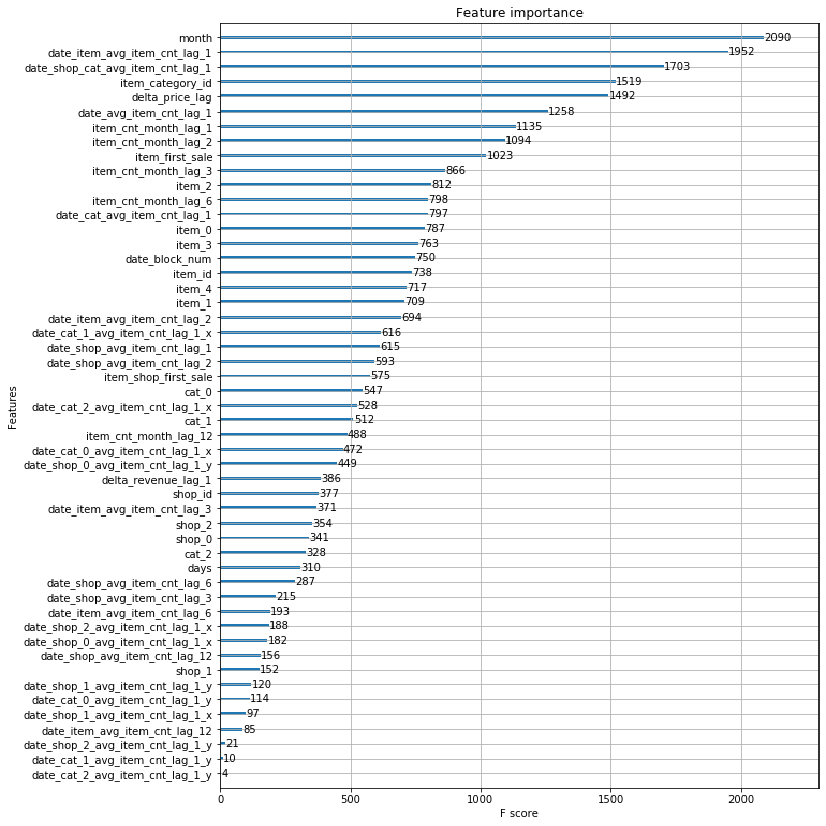

This figure's Python source:
# -*- coding: utf-8 -*-
"""
Created on Wed Jun 10 21:21:24 2020

@author: komarov
"""

# %cd "~/kaggle/competitive-data-science-predict-future-sales/src"
# !ls -lah 

import pandas as pd
import numpy as np
import matplotlib.pyplot as plt
from tqdm import tqdm
from itertools import product, chain
from sklearn.preprocessing import LabelEncoder
from sklearn import feature_extraction
from tensorflow import keras
from tensorflow.keras import layers
from sklearn.decomposition import IncrementalPCA
from sklearn.neighbors import KNeighborsClassifier
import tensorflow as tf
from xgboost import XGBRegressor
from xgboost import plot_importance
import seaborn as sns
import gc
import time

cats = pd.read_csv('../data/item_categories.csv')
items = pd.read_csv('../data/items.csv')
train = pd.read_csv('../data/sales_train1.csv')
train.date = train.date.astype('str')
# train.to_csv('../data/sales_train1.csv', index=False)
sample_sub = pd.read_csv('../data/sample_submission.csv')
shops = pd.read_csv('../data/shops.csv')
test = pd.read_csv('../data/test.csv')

def text_feature_to_vec(text_features, D=4, epochs=100):
    """
    naive feature generation from textual categorical features:
    (a very naive non-linear PCA)
    
    feature = bag of words {w_i}
    1. transform all categories into bag of words sparse representation
    2. train simple autoencoder with bottleneck size D
    3. return the middle layer encoded features: D-dimensional

    # for checking similar features are neighbours:
    from sklearn.neighbors import KNeighborsClassifier
    neigh = KNeighborsClassifier(n_neighbors=3)
    neigh.fit(acx, text_features)
    # print(neigh.predict(xpca[[0], :]))
    
    i = 58
    print(text_features[i])
    nei_shops = text_features[neigh.kneighbors(acx[[i], :])[1]]
    nei_dists = neigh.kneighbors(acx[[i], :])[0]
    print(nei_shops)
    print(nei_dists)
    
    text_features = items.item_name.values
    D = 5
    
    """
    _ = feature_extraction.text.CountVectorizer()
    s = _.fit_transform(text_features)
    x = s.toarray().astype(bool)
    n_samples, N = s.shape
    print('=' * 30)
    print(s.count_nonzero())
    print("input dim = %s %s" % s.shape)
    print('=' * 30)
    
    class DenseTranspose(keras.layers.Layer):
        def __init__(self, dense, activation, **kwargs):
            self.dense = dense
            self.activation = keras.activations.get(activation)
            super().__init__(**kwargs)
        
        def build(self, batch_input_shape):
            # self.biases = self.add_weight(name='bias',
            #                               shape=[self.dense.input_shape[-1]],
            #                               initializer='zeros')
            super().build(batch_input_shape)
            
        def call(self, inputs):
            x = tf.matmul(inputs, self.dense.weights[0], transpose_b=True)# + self.biases
            return self.activation(x)
    
    inputs = keras.Input(shape=(N, ))
    encode = layers.Dense(D, activation='relu')
    # activity_regularizer=keras.regularizers.l2(1e-14)
    i0 = inputs
    i1 = encode(i0)
    outputs = DenseTranspose(encode, activation='relu')(i1)
    model = keras.Model(inputs=inputs, outputs=outputs)
    model.compile(optimizer=keras.optimizers.Adam(learning_rate=0.01), loss='mse')
    # This builds the model for the first time:
    model.fit(x, x, batch_size=min(100, n_samples), epochs=epochs)
    model.summary()
    print('=' * 30)
    print(s.count_nonzero())
    print("input dim = %s %s" % s.shape)
    print('=' * 30)
    
    extractor = keras.Model(inputs=model.inputs, outputs=model.layers[1].output)
    
    return extractor(x).numpy().round(2)

def show_neighbors(item_names, item_features, i=None):
    # item_names = np.array of n_samples names
    # item_features = np.array of n_samples x D encoded features
    # i = item to show neighbors for
    
    if i is None:
        i = np.random.choice(range(len(item_names)))
    
    neigh = KNeighborsClassifier(n_neighbors=20)
    neigh.fit(item_features, item_names)
    # i = 10822
    nei_items = item_names[neigh.kneighbors(item_features[[i], :])[1]]
    nei_dists = neigh.kneighbors(item_features[[i], :])[0]
    print(item_names[i])
    print(nei_items)
    print(nei_dists)

def norm_text(x):
    # removes non-alpha numeric
    # lower case
    # strip
    # replace many spaces with 1
    import re
    x = re.sub('[^A-Za-z0-9А-Яа-я]+', ' ', x.lower())
    x = re.sub('\s+', ' ', x)
    return x.strip()

items.item_name = [norm_text(x) for x in items.item_name.values]
shops.shop_name = [norm_text(x) for x in shops.shop_name.values]
cats.item_category_name = [norm_text(x) for x in cats.item_category_name.values]

# D = 4 seems mapping different items to same vector too often
# D = 5 starts to distinguish
item_features = text_feature_to_vec(items.item_name.values, D=5, epochs=3)
show_neighbors(items.item_name.values, item_features)

shop_features = text_feature_to_vec(shops.shop_name.values, D=3, epochs=1000)
show_neighbors(shops.shop_name.values, shop_features)

cat_features = text_feature_to_vec(cats.item_category_name.values, D=3, epochs=1000)
show_neighbors(cats.item_category_name.values, cat_features)

# borrowed from here and modified https://www.kaggle.com/dlarionov/feature-engineering-xgboost
def plot_features(booster, figsize):    
    fig, ax = plt.subplots(1,1,figsize=figsize)
    return plot_importance(booster=booster, ax=ax)

import time
import sys
import gc
import pickle
sys.version_info

plt.figure(figsize=(10, 4))
plt.xlim(-100, 3000)
sns.boxplot(x=train.item_cnt_day)

plt.figure(figsize=(10, 4))
plt.xlim(train.item_price.min(), train.item_price.max()*1.1)
sns.boxplot(x=train.item_price)

train = train[train.item_price < 100000]
train = train[train.item_cnt_day < 1001]

# fill missing price with median
train.loc[train.item_price < 0, 'item_price'] = train[(train.shop_id==32) & (train.item_id==2973) & (train.date_block_num==4) & (train.item_price > 0)].item_price.median()

# monthly sales
test_items = set(test.item_id)
train_items = set(train.item_id)
print(len(test_items - train_items), len(test_items), len(test))

#extending the train data every month with cartesian product of shops x items
ts = time.time()
matrix = []
cols = ['date_block_num','shop_id','item_id']
for i in tqdm(train.date_block_num.unique()):
    sales = train[train.date_block_num == i]
    _ = np.fromiter(chain(*product([i], sales.shop_id.unique(), sales.item_id.unique())), 'int16')
    _.shape = len(_) // 3, 3
    matrix.append(_)

matrix = pd.DataFrame(np.vstack(matrix), columns=cols)
matrix['date_block_num'] = matrix['date_block_num'].astype(np.int8)
matrix['shop_id'] = matrix['shop_id'].astype(np.int8)
matrix['item_id'] = matrix['item_id'].astype(np.int16)
matrix.sort_values(cols, inplace=True)
time.time() - ts

train['revenue'] = train['item_price'] *  train['item_cnt_day']

# calculating target for training: monthly sales per (shop_id, item_id)
ts = time.time()
group = train.groupby(['date_block_num','shop_id','item_id']).agg({'item_cnt_day': ['sum']})
group.columns = ['item_cnt_month']
group.reset_index(inplace=True)

matrix = pd.merge(matrix, group, on=cols, how='left')
matrix['item_cnt_month'] = (matrix['item_cnt_month']
                                .fillna(0)
                                .clip(0,20) # NB clip target here
                                .astype(np.float16))
time.time() - ts

test['date_block_num'] = 34
test['date_block_num'] = test['date_block_num'].astype(np.int8)
test['shop_id'] = test['shop_id'].astype(np.int8)
test['item_id'] = test['item_id'].astype(np.int16)

ts = time.time()
matrix = pd.concat([matrix, test], ignore_index=True, sort=False, keys=cols)
matrix.fillna(0, inplace=True) # 34 month
time.time() - ts

# my special feature should shine or fail here!
ts = time.time()
shops = pd.merge(
      pd.DataFrame(shop_features, index=pd.Index(shops.shop_name.values, name='shop_name'), columns=["shop_%s" % i for i in range(shop_features.shape[1])]).reset_index(),
      shops,
      on='shop_name').drop_duplicates()
items = pd.merge(
      pd.DataFrame(item_features, index=pd.Index(items.item_name.values, name='item_name'), columns=["item_%s" % i for i in range(item_features.shape[1])]).reset_index(),
      items,
      on='item_name').drop_duplicates()
cats = pd.merge(
      pd.DataFrame(cat_features, index=pd.Index(cats.item_category_name.values, name='item_category_name'), columns=["cat_%s" % i for i in range(cat_features.shape[1])]).reset_index(),
      cats,
      on='item_category_name').drop_duplicates()
matrix = pd.merge(matrix, shops, on=['shop_id'], how='left')
matrix = pd.merge(matrix, items, on=['item_id'], how='left')
matrix = pd.merge(matrix, cats, on=['item_category_id'], how='left')
# matrix['city_code'] = matrix['city_code'].astype(np.int8)
matrix['item_category_id'] = matrix['item_category_id'].astype(np.int8)
# matrix['type_code'] = matrix['type_code'].astype(np.int8)
# matrix['subtype_code'] = matrix['subtype_code'].astype(np.int8)
time.time() - ts

def lag_feature(df, lags, col):
    tmp = df[['date_block_num', 'shop_id', 'item_id', col]]
    for i in tqdm(lags):
        shifted = tmp.copy()
        shifted.columns = ['date_block_num', 'shop_id', 'item_id', col + '_lag_' + str(i)]
        shifted['date_block_num'] += i
        df = pd.merge(df, shifted, on=['date_block_num', 'shop_id', 'item_id'], how='left')
    return df

ts = time.time()
matrix = lag_feature(matrix, [1, 2, 3, 6, 12], 'item_cnt_month')
time.time() - ts

for agg_cols, agg_names, lags in tqdm(
        [([], [], [1]),
         (['item_id'], ['item'], [1, 2, 3, 6, 12]),
         (['shop_id'], ['shop'], [1, 2, 3, 6, 12]),
         (['item_category_id'], ['cat'], [1]),
         (['shop_id', 'item_category_id'], ['shop', 'cat'], [1]),
         (['shop_0'], ['shop_0'], [1]),
         (['shop_1'], ['shop_1'], [1]),
         (['shop_2'], ['shop_2'], [1]),
         (['cat_0'], ['cat_0'], [1]),
         (['cat_1'], ['cat_1'], [1]),
         (['cat_2'], ['cat_2'], [1]),
         (['shop_id'], ['cat_0'], [1]),
         (['shop_id'], ['cat_1'], [1]),
         (['shop_id'], ['cat_2'], [1]),
         (['item_id'], ['shop_0'], [1]),
         (['item_id'], ['shop_1'], [1]),
         (['item_id'], ['shop_2'], [1]),]):
    ts = time.time()
    mean_enc_name = '_'.join(['date'] + agg_names + ['avg', 'item_cnt'])
    group = matrix.groupby(['date_block_num'] + agg_cols).agg({'item_cnt_month': ['mean']})
    group.columns = [mean_enc_name]
    group.reset_index(inplace=True)

    matrix = pd.merge(matrix, group, on=['date_block_num'] + agg_cols, how='left')
    matrix[mean_enc_name] = matrix[mean_enc_name].astype(np.float16)
    matrix = lag_feature(matrix, lags, mean_enc_name)
    matrix.drop([mean_enc_name], axis=1, inplace=True)
    print(time.time() - ts)


ts = time.time()
group = train.groupby(['item_id']).agg({'item_price': ['mean']})
group.columns = ['item_avg_item_price']
group.reset_index(inplace=True)

matrix = pd.merge(matrix, group, on=['item_id'], how='left')
matrix['item_avg_item_price'] = matrix['item_avg_item_price'].astype(np.float16)

group = train.groupby(['date_block_num','item_id']).agg({'item_price': ['mean']})
group.columns = ['date_item_avg_item_price']
group.reset_index(inplace=True)

matrix = pd.merge(matrix, group, on=['date_block_num','item_id'], how='left')
matrix['date_item_avg_item_price'] = matrix['date_item_avg_item_price'].astype(np.float16)

lags = [1, 2, 3, 4, 5, 6]
matrix = lag_feature(matrix, lags, 'date_item_avg_item_price')

for i in tqdm(lags):
    matrix['delta_price_lag_' + str(i)] = \
        matrix['date_item_avg_item_price_lag_' + str(i)] / matrix['item_avg_item_price'] - 1.0

gc.collect()

matrix['delta_price_lag'] = matrix[['delta_price_lag_' + str(lag) for lag in lags]].astype('float32').fillna(method='bfill', axis=1).iloc[:, 0]
matrix['delta_price_lag'] = matrix['delta_price_lag'].astype(np.float16)
matrix['delta_price_lag'].fillna(0, inplace=True)

# https://stackoverflow.com/questions/31828240/first-non-null-value-per-row-from-a-list-of-pandas-columns/31828559
# matrix['price_trend'] = matrix[['delta_price_lag_1','delta_price_lag_2','delta_price_lag_3']].bfill(axis=1).iloc[:, 0]
# Invalid dtype for backfill_2d [float16]

fetures_to_drop = ['item_avg_item_price', 'date_item_avg_item_price']
for i in lags:
    fetures_to_drop += ['date_item_avg_item_price_lag_' + str(i)]
    fetures_to_drop += ['delta_price_lag_' + str(i)]

matrix.drop(fetures_to_drop, axis=1, inplace=True)

time.time() - ts


ts = time.time()
group = train.groupby(['date_block_num','shop_id']).agg({'revenue': ['sum']})
group.columns = ['date_shop_revenue']
group.reset_index(inplace=True)

matrix = pd.merge(matrix, group, on=['date_block_num','shop_id'], how='left')
matrix['date_shop_revenue'] = matrix['date_shop_revenue'].astype(np.float32)

group = group.groupby(['shop_id']).agg({'date_shop_revenue': ['mean']})
group.columns = ['shop_avg_revenue']
group.reset_index(inplace=True)

matrix = pd.merge(matrix, group, on=['shop_id'], how='left')
matrix['shop_avg_revenue'] = matrix['shop_avg_revenue'].astype(np.float32)

matrix['delta_revenue'] = (matrix['date_shop_revenue'] - matrix['shop_avg_revenue']) / matrix['shop_avg_revenue']
matrix['delta_revenue'] = matrix['delta_revenue'].astype(np.float16)

matrix = lag_feature(matrix, [1], 'delta_revenue')

matrix.drop(['date_shop_revenue','shop_avg_revenue','delta_revenue'], axis=1, inplace=True)
time.time() - ts


matrix['month'] = matrix['date_block_num'] % 12
days = pd.Series([31, 28, 31, 30, 31, 30, 31, 31, 30, 31, 30, 31])
matrix['days'] = matrix['month'].map(days).astype(np.int8)


ts = time.time()
matrix['item_shop_first_sale'] = matrix['date_block_num'] - matrix.groupby(['item_id','shop_id'])['date_block_num'].transform('min')
matrix['item_first_sale'] = matrix['date_block_num'] - matrix.groupby('item_id')['date_block_num'].transform('min')
time.time() - ts

ts = time.time()
matrix = matrix[matrix.date_block_num > 11]
time.time() - ts

ts = time.time()
def fill_na(df):
    for col in tqdm(df.columns):
        if ('_lag_' in col) & (df[col].isnull().any()):
            if ('item_cnt' in col):
                df[col].fillna(0, inplace=True)         
    return df

matrix = fill_na(matrix)
time.time() - ts


matrix.info()
for c in matrix.columns:
    if matrix[c].dtype == 'float32':
        matrix[c] = matrix[c].astype('float16')
matrix.to_pickle('../data/data_2020-06-14_01_replica.pkl')

del matrix
del group
del items
del shops
del cats
del train
# leave test for submission
gc.collect()


%cd "~/kaggle/competitive-data-science-predict-future-sales/src"

import pandas as pd
import numpy as np
import matplotlib.pyplot as plt
from tqdm import tqdm
from itertools import product, chain
from sklearn.preprocessing import LabelEncoder
from sklearn import feature_extraction
from tensorflow import keras
from tensorflow.keras import layers
from sklearn.decomposition import IncrementalPCA
from sklearn.neighbors import KNeighborsClassifier
import tensorflow as tf
from xgboost import XGBRegressor
from xgboost import plot_importance
import seaborn as sns
import gc
import time


test = pd.read_csv('../data/test.csv')

data = pd.read_pickle('../data/data.pkl')
sorted(data.columns)
data.drop(['ID', 'item_category_name', 'item_name', 'shop_name'], axis=1, inplace=True)
data.info()

X_train = data[data.date_block_num < 33].drop(['item_cnt_month'], axis=1)
Y_train = data[data.date_block_num < 33]['item_cnt_month']
X_valid = data[data.date_block_num == 33].drop(['item_cnt_month'], axis=1)
Y_valid = data[data.date_block_num == 33]['item_cnt_month']
X_test = data[data.date_block_num == 34].drop(['item_cnt_month'], axis=1)

del data
gc.collect()

ts = time.time()

model = XGBRegressor(
    max_depth=8,
    n_estimators=1000,
    min_child_weight=300, 
    colsample_bytree=0.8, 
    subsample=0.8, 
    eta=0.02,
    seed=42)

model.fit(
    X_train, 
    Y_train, 
    eval_metric="rmse", 
    eval_set=[(X_train, Y_train), (X_valid, Y_valid)], 
    verbose=True, 
    early_stopping_rounds = 10)
pickle.dump(model, open('../data/model_xgb_submission_2020-06-14_01.pkl', "wb"))

time.time() - ts

Y_pred = model.predict(X_valid).clip(0, 20)
Y_test = model.predict(X_test).clip(0, 20)

submission = pd.DataFrame({
    "ID": test.index, 
    "item_cnt_month": Y_test
})
submission.to_csv('../data/xgb_submission_2020-06-14_01_replica.csv', index=False)
pd.Series(Y_pred).to_csv('../data/xgb_submission_2020-06-14_01_replica_valid.csv', index=False)

plot_features(model, (10,14))

def naive_eda_and_level_plus_ternd_model():
    test.nunique()
    test_shop = test.shop_id.unique()
    test_item = test.item_id.unique()
    
    missing_items = np.setdiff1d(test_item, train.item_id.unique())
    len(missing_items)
    
    # train.date = pd.to_datetime(train.date.values, format='%d.%m.%Y').strftime('%Y%m%d')
    train['month'] = train.date.str.slice(0, 6)
    
    rev = train.groupby('month').apply(lambda df: df.item_cnt_day.dot(df.item_price))
    rev.sort_index().plot(marker='.')
    rev = rev.reset_index()
    rev['year'] = rev.month.str.slice(0, 4)
    rev['m'] = rev.month.str.slice(4, 6)
    rev.pivot_table(values=0, index='m', columns='year').plot(marker='.')
    
    # baseline: prev month and clipping to [0, 20]
    # "level + trend" model:
    # sales[m, y] = level[m - 1, y] + average_trend[m - 1]
    # average_trend[m - 1] = average_on_prev_years( level[m, prev_year] - level[m - 1, prev_year] )
    
    def baseline():
        s = train.merge(items, on='item_id', how='left')[['month', 'shop_id', 'item_id', 'item_category_id', 'item_cnt_day']]
        s['year'] = s.month.str.slice(0, 4)
        level = s[s.month.isin([prev_month(month)])].groupby(['year', 'item_category_id', 'shop_id', 'item_id']).item_cnt_day.sum().droplevel(0)
        mindex = pd.Index([tuple(x) for x in test[['shop_id', 'item_id']].merge(items)[['item_category_id', 'shop_id', 'item_id']].values])
        mindex.names = ['item_category_id', 'shop_id', 'item_id']
        return level.reindex(mindex).fillna(0).clip(0, 20)
    
    def level_plus_trend():
        s = train.merge(items, on='item_id', how='left')[['month', 'shop_id', 'item_id', 'item_category_id', 'item_cnt_day']]
        s['year'] = s.month.str.slice(0, 4)
        
        months = pd.Series(sorted(s.month.unique()))
        prev_month = lambda x: months[months.searchsorted(x) - 1]
        month = '201511'
        pm = month[-2:]
        pm_prev = prev_month(month)[-2:]
        prev_month(month)
        pyears = ['2013', '2014']
        
        pms = [y + pm for y in pyears]
        pms_prev = [y + pm_prev for y in pyears]
        
        # sales count per month
        # s1 = s[s.month.isin(pms)].groupby(['year', 'item_category_id', 'item_id']).item_cnt_day.sum()
        
        level = s[s.month.isin([prev_month(month)])].groupby(['year', 'item_category_id', 'shop_id', 'item_id']).item_cnt_day.sum().droplevel(0)
        
        t1 = s[s.month.isin(pms)].groupby(['year', 'item_category_id', 'shop_id', 'item_id']).item_cnt_day.sum()
        t0 = s[s.month.isin(pms_prev)].groupby(['year', 'item_category_id', 'shop_id', 'item_id']).item_cnt_day.sum()
        
        dt = t1.reindex(t1.index | t0.index).fillna(0.) - t0.reindex(t1.index | t0.index).fillna(0.)
        dt = dt.groupby(level=(1, 2, 3)).mean()
    
        x = (level + dt).reindex(mindex)
        return x.fillna(0).clip(0, 20)
        
    b0 = baseline()
    b1 = level_plus_trend()
    comp = b1.reset_index().merge(b0.reset_index(), on=['item_category_id', 'shop_id', 'item_id'])
    comp[comp.item_cnt_day_x != comp.item_cnt_day_y]
    
    s1 = b1.droplevel(0).reset_index().merge(test)[['ID', 'item_cnt_day']].set_index('ID').sort_index()
    s1.columns = ['item_cnt_month']
    s1.to_csv('../data/level_plus_trend.csv')
    s1.sum()
    b0.sum()
